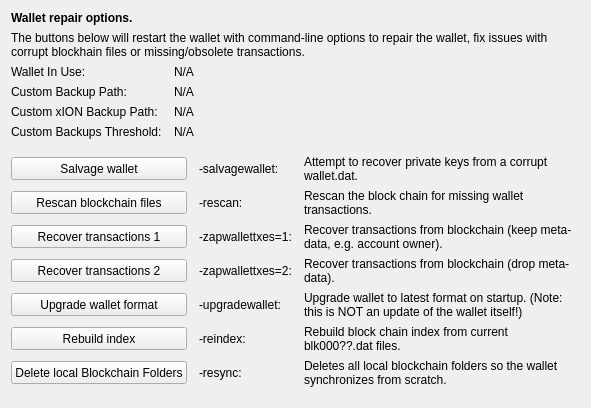
     <widget class="QWidget" name="tab_repair">
      <attribute name="title">
       <string>&amp;Wallet Repair</string>
      </attribute>
      <layout class="QGridLayout" name="gridLayout_4" columnstretch="0,0,0,0">
       <property name="horizontalSpacing">
        <number>12</number>
       </property>
       <item row="0" column="0" colspan="4">
        <widget class="QLabel" name="label_repair_header">
         <property name="font">
          <font>
           <weight>75</weight>
           <bold>true</bold>
          </font>
         </property>
         <property name="text">
          <string>Wallet repair options.</string>
         </property>
        </widget>
       </item>
       <item row="1" column="0" colspan="4">
        <widget class="QLabel" name="label_repair_helptext">
         <property name="font">
          <font>
           <weight>50</weight>
           <bold>false</bold>
          </font>
         </property>
         <property name="text">
          <string>The buttons below will restart the wallet with command-line options to repair the wallet, fix issues with corrupt blockhain files or missing/obsolete transactions.</string>
         </property>
         <property name="wordWrap">
          <bool>true</bool>
         </property>
        </widget>
       </item>
       <item row="2" column="0">
        <widget class="QLabel" name="wallet_path_label">
         <property name="text">
          <string>Wallet In Use:</string>
         </property>
        </widget>
       </item>
       <item row="2" column="1" colspan="3">
        <widget class="QLabel" name="wallet_path">
         <property name="cursor">
          <cursorShape>IBeamCursor</cursorShape>
         </property>
         <property name="text">
          <string>N/A</string>
         </property>
         <property name="textFormat">
          <enum>Qt::PlainText</enum>
         </property>
         <property name="textInteractionFlags">
          <set>Qt::LinksAccessibleByMouse|Qt::TextSelectableByKeyboard|Qt::TextSelectableByMouse</set>
         </property>
        </widget>
       </item>
       <item row="3" column="0">
        <widget class="QLabel" name="wallet_custombackuppath_label">
         <property name="text">
          <string>Custom Backup Path:</string>
         </property>
         <property name="visible">
          <bool>false</bool>
         </property>
        </widget>
       </item>
       <item row="3" column="1" colspan="3">
        <widget class="QLabel" name="wallet_custombackuppath">
         <property name="cursor">
          <cursorShape>IBeamCursor</cursorShape>
         </property>
         <property name="text">
          <string>N/A</string>
         </property>
         <property name="textFormat">
          <enum>Qt::PlainText</enum>
         </property>
         <property name="textInteractionFlags">
          <set>Qt::LinksAccessibleByMouse|Qt::TextSelectableByKeyboard|Qt::TextSelectableByMouse</set>
         </property>
         <property name="visible">
          <bool>false</bool>
         </property>
        </widget>
       </item>
       <item row="4" column="0">
        <widget class="QLabel" name="wallet_customxionbackuppath_label">
         <property name="text">
          <string>Custom xION Backup Path:</string>
         </property>
         <property name="visible">
          <bool>false</bool>
         </property>
        </widget>
       </item>
       <item row="4" column="1" colspan="3">
        <widget class="QLabel" name="wallet_customxionbackuppath">
         <property name="cursor">
          <cursorShape>IBeamCursor</cursorShape>
         </property>
         <property name="text">
          <string>N/A</string>
         </property>
         <property name="textFormat">
          <enum>Qt::PlainText</enum>
         </property>
         <property name="textInteractionFlags">
          <set>Qt::LinksAccessibleByMouse|Qt::TextSelectableByKeyboard|Qt::TextSelectableByMouse</set>
         </property>
         <property name="visible">
          <bool>false</bool>
         </property>
        </widget>
       </item>
       <item row="5" column="0">
        <widget class="QLabel" name="wallet_custombackupthreshold_label">
         <property name="text">
          <string>Custom Backups Threshold:</string>
         </property>
         <property name="visible">
          <bool>false</bool>
         </property>
        </widget>
       </item>
       <item row="5" column="1" colspan="3">
        <widget class="QLabel" name="wallet_custombackupthreshold">
         <property name="cursor">
          <cursorShape>IBeamCursor</cursorShape>
         </property>
         <property name="text">
          <string>N/A</string>
         </property>
         <property name="textFormat">
          <enum>Qt::PlainText</enum>
         </property>
         <property name="textInteractionFlags">
          <set>Qt::LinksAccessibleByMouse|Qt::TextSelectableByKeyboard|Qt::TextSelectableByMouse</set>
         </property>
         <property name="visible">
          <bool>false</bool>
         </property>
        </widget>
       </item>
       <item row="6" column="0">
        <spacer name="verticalSpacer_repair1">
         <property name="orientation">
          <enum>Qt::Vertical</enum>
         </property>
         <property name="sizeHint" stdset="0">
          <size>
           <width>10</width>
           <height>10</height>
          </size>
         </property>
        </spacer>
       </item>
       <item row="7" column="0" colspan="2">
        <widget class="QPushButton" name="btn_salvagewallet">
         <property name="minimumSize">
          <size>
           <width>100</width>
           <height>23</height>
          </size>
         </property>
         <property name="text">
          <string>Salvage wallet</string>
         </property>
        </widget>
       </item>
       <item row="7" column="2">
        <widget class="QLabel" name="label_repair_salvage_command">
         <property name="text">
          <string notr="true">-salvagewallet:</string>
         </property>
        </widget>
       </item>
       <item row="7" column="3">
        <widget class="QLabel" name="label_repair_salvage">
         <property name="text">
          <string>Attempt to recover private keys from a corrupt wallet.dat.</string>
         </property>
         <property name="wordWrap">
          <bool>true</bool>
         </property>
        </widget>
       </item>
       <item row="8" column="0" colspan="2">
        <widget class="QPushButton" name="btn_rescan">
         <property name="minimumSize">
          <size>
           <width>100</width>
           <height>23</height>
          </size>
         </property>
         <property name="text">
          <string>Rescan blockchain files</string>
         </property>
        </widget>
       </item>
       <item row="8" column="2">
        <widget class="QLabel" name="label_repair_rescan_command">
         <property name="text">
          <string notr="true">-rescan:</string>
         </property>
        </widget>
       </item>
       <item row="8" column="3">
        <widget class="QLabel" name="label_repair_rescan">
         <property name="text">
          <string>Rescan the block chain for missing wallet transactions.</string>
         </property>
         <property name="wordWrap">
          <bool>true</bool>
         </property>
        </widget>
       </item>
       <item row="9" column="0" colspan="2">
        <widget class="QPushButton" name="btn_zapwallettxes1">
         <property name="minimumSize">
          <size>
           <width>100</width>
           <height>23</height>
          </size>
         </property>
         <property name="text">
          <string>Recover transactions 1</string>
         </property>
        </widget>
       </item>
       <item row="9" column="2">
        <widget class="QLabel" name="label_repair_zap1_command">
         <property name="text">
          <string notr="true">-zapwallettxes=1:</string>
         </property>
        </widget>
       </item>
       <item row="9" column="3">
        <widget class="QLabel" name="label_repair_zap1">
         <property name="text">
          <string>Recover transactions from blockchain (keep meta-data, e.g. account owner).</string>
         </property>
         <property name="wordWrap">
          <bool>true</bool>
         </property>
        </widget>
       </item>
       <item row="10" column="0" colspan="2">
        <widget class="QPushButton" name="btn_zapwallettxes2">
         <property name="minimumSize">
          <size>
           <width>100</width>
           <height>23</height>
          </size>
         </property>
         <property name="text">
          <string>Recover transactions 2</string>
         </property>
        </widget>
       </item>
       <item row="10" column="2">
        <widget class="QLabel" name="label_repair_zap2_command">
         <property name="text">
          <string notr="true">-zapwallettxes=2:</string>
         </property>
        </widget>
       </item>
       <item row="10" column="3">
        <widget class="QLabel" name="label_repair_zap2">
         <property name="text">
          <string>Recover transactions from blockchain (drop meta-data).</string>
         </property>
         <property name="wordWrap">
          <bool>true</bool>
         </property>
        </widget>
       </item>
       <item row="11" column="0" colspan="2">
        <widget class="QPushButton" name="btn_upgradewallet">
         <property name="minimumSize">
          <size>
           <width>100</width>
           <height>23</height>
          </size>
         </property>
         <property name="text">
          <string>Upgrade wallet format</string>
         </property>
        </widget>
       </item>
       <item row="11" column="2">
        <widget class="QLabel" name="label_repair_upgrade_command">
         <property name="text">
          <string notr="true">-upgradewallet:</string>
         </property>
        </widget>
       </item>
       <item row="11" column="3">
        <widget class="QLabel" name="label_repair_upgrade">
         <property name="text">
          <string>Upgrade wallet to latest format on startup. (Note: this is NOT an update of the wallet itself!)</string>
         </property>
         <property name="wordWrap">
          <bool>true</bool>
         </property>
        </widget>
       </item>
       <item row="12" column="0" colspan="2">
        <widget class="QPushButton" name="btn_reindex">
         <property name="minimumSize">
          <size>
           <width>100</width>
           <height>23</height>
          </size>
         </property>
         <property name="text">
          <string>Rebuild index</string>
         </property>
        </widget>
       </item>
       <item row="12" column="2">
        <widget class="QLabel" name="label_repair_reindex_command">
         <property name="text">
          <string notr="true">-reindex:</string>
         </property>
        </widget>
       </item>
       <item row="12" column="3">
        <widget class="QLabel" name="label_repair_reindex">
         <property name="text">
          <string>Rebuild block chain index from current blk000??.dat files.</string>
         </property>
         <property name="wordWrap">
          <bool>true</bool>
         </property>
        </widget>
       </item>
       <item row="13" column="0" colspan="2">
        <widget class="QPushButton" name="btn_resync">
         <property name="minimumSize">
          <size>
           <width>100</width>
           <height>23</height>
          </size>
         </property>
         <property name="text">
          <string>Delete local Blockchain Folders</string>
         </property>
        </widget>
       </item>
       <item row="13" column="2">
        <widget class="QLabel" name="label_repair_resync_command">
         <property name="text">
          <string>-resync:</string>
         </property>
        </widget>
       </item>
       <item row="13" column="3">
        <widget class="QLabel" name="label_repair_resync">
         <property name="text">
          <string>Deletes all local blockchain folders so the wallet synchronizes from scratch.</string>
         </property>
         <property name="wordWrap">
          <bool>true</bool>
         </property>
        </widget>
       </item>
       <item row="14" column="0">
        <spacer name="verticalSpacer_repair2">
         <property name="orientation">
          <enum>Qt::Vertical</enum>
         </property>
         <property name="sizeHint" stdset="0">
          <size>
           <width>20</width>
           <height>10</height>
          </size>
         </property>
        </spacer>
       </item>
      </layout>
     </widget>
